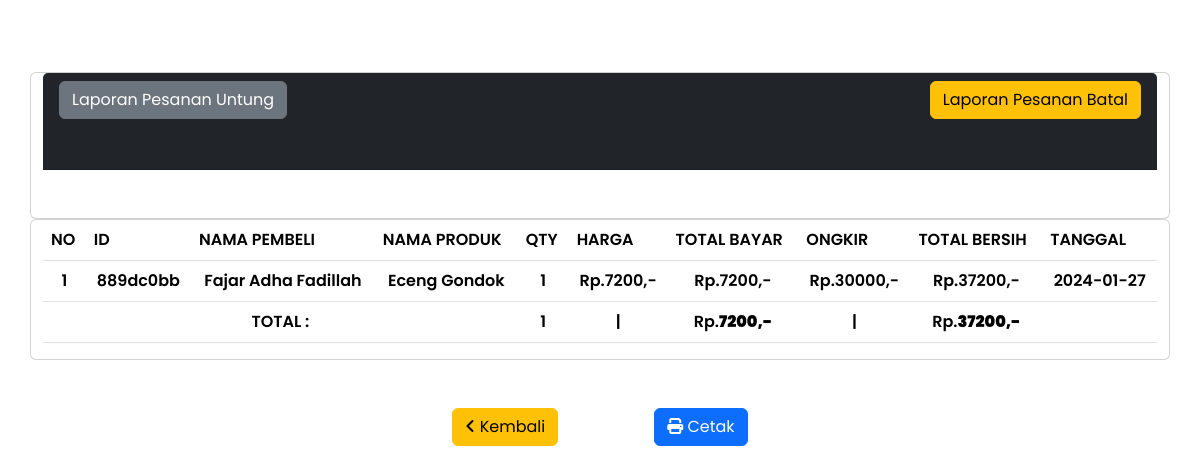
Page /report-cenceled.php (signed in) on the committed database.
### tables this page shows
CREATE TABLE `kwitansi` (
  `id_kwitansi` int(255) NOT NULL,
  `id_order` char(8) NOT NULL,
  `produkid` char(8) NOT NULL,
  `tgl_terbit` date NOT NULL DEFAULT current_timestamp(),
  `status_order` varchar(50) DEFAULT NULL,
  `id_pemilik_kwitansi` char(8) DEFAULT NULL,
  `id_toko` char(8) DEFAULT NULL,
  `qty_pembelian` int(255) DEFAULT NULL,
  `nama_penerima` varchar(255) DEFAULT NULL,
  `nama_toko` varchar(255) NOT NULL,
  `nama_barang` varchar(255) NOT NULL,
  `ongkir` decimal(10,0) NOT NULL,
  `total` decimal(10,0) NOT NULL,
  `alamat_pembeli` varchar(500) NOT NULL,
  `alamat_toko` varchar(500) NOT NULL,
  `total_bersih` decimal(10,0) NOT NULL
);

CREATE TABLE `produk` (
  `id_produk` char(8) NOT NULL,
  `nama_produk` varchar(255) NOT NULL,
  `id_pemilik` char(8) DEFAULT NULL,
  `kategori` char(50) NOT NULL,
  `deskripsi` longtext NOT NULL,
  `harga` decimal(10,0) NOT NULL,
  `gambar` varchar(255) NOT NULL,
  `rate` int(5) NOT NULL,
  `tgl_buat` timestamp NOT NULL DEFAULT current_timestamp(),
  `qty` int(11) DEFAULT NULL,
  `slug` varchar(255) DEFAULT NULL,
  `status` enum('aktif','nonaktif') DEFAULT NULL,
  `di_edit` timestamp NOT NULL DEFAULT current_timestamp()
);

### report-cenceled.php (the view, shortened to what this page needs)
<?php
include 'functions/data-connect.php';
$id_data = $_SESSION['id'];
$query = mysqli_query($connection, "SELECT * FROM kwitansi JOIN produk ON kwitansi.produkid = produk.id_produk WHERE kwitansi.id_toko = '$id_data' AND kwitansi.status_order = 'DIBATALKAN'");
$row = mysqli_num_rows($query);
$sum = mysqli_query($connection, "SELECT SUM(qty_pembelian) AS totally FROM kwitansi WHERE id_toko = '$id_data' AND status_order = 'DIBATALKAN'");
$array_qty = mysqli_fetch_assoc($sum);
$total_qty = $array_qty['totally'];
$sum2 = mysqli_query($connection, "SELECT SUM(total) AS total_data FROM kwitansi WHERE id_toko = '$id_data' AND status_order = 'DIBATALKAN'");
$array_total = mysqli_fetch_assoc($sum2);
$total_tagihan = $array_total['total_data'];
$sum3 = mysqli_query($connection, "SELECT SUM(total_bersih) AS total_final FROM kwitansi WHERE id_toko = '$id_data' AND status_order = 'DIBATALKAN'");
$array_final = mysqli_fetch_assoc($sum3);
$total_final = $array_final['total_final'];
?>
<!DOCTYPE html>
<html lang="en">
<head>
		<link
			rel="stylesheet"
			href="https://cdn.jsdelivr.net/npm/@docsearch/css@3" />
		<link
			href="assets/libs/bootstrap/css/bootstrap.min.css"
			rel="stylesheet" />
		<link rel="stylesheet" href="assets/libs/fontawesome/css/all.min.css" />
		<link rel="stylesheet" href="assets/css-native/app.css" />
</head>
<body>
    <div class="card container" >
        <div class="card-header container mb-5 bg-dark">
            <a href="report.php" class="btn btn-secondary" id="btn2"> Laporan Pesanan Untung </a>
            <span><a href="report-cenceled.php" class="float-end btn btn-warning" id="btn3" disabled="disabled"> Laporan Pesanan Batal </a></span>
            <h3 class="text-center">LAPORAN PEMBATALAN</h3>
        </div>
    </div>
    <div class="continer" id="report-data">
        <div class="container card">
            <table class="table">
                <thead class="thead-dark">
                    <tr>
                        <th scope="col">NO</th>
                        <th scope="col">ID</th>
                        <th scope="col">NAMA PEMBELI</th>
                        <th scope="col">NAMA PRODUK</th>
                        <th scope="col">QTY</th>
                        <th scope="col">HARGA</th>
                        <th scope="col">TOTAL BAYAR</th>
                        <th scope="col">ONGKIR</th>
                        <th scope="col">TOTAL BERSIH</th>
                        <th scope="col">TANGGAL</th>
                    </tr>
                </thead>
                <?php
                $num = 0;
                if($row > 0){
                    while($data = mysqli_fetch_array($query)) {
                        $num++;
                        ?>
        <tbody>
            <tr class="text-center">
                <th scope="row"><?= $num; ?></th>
                <td><?= $data['id_order']; ?></td>
                <td><?= $data['nama_penerima']; ?></td>
                <td><?= $data['nama_barang']; ?></td>
                <td><?= $data['qty_pembelian']; ?></td>
                <td>Rp.<?= $data['harga']; ?>,-</td>
                <td>Rp.<?= $data['total']; ?>,-</td>
                <td>Rp.<?= $data['ongkir']; ?>,-</td>
                <td>Rp.<?= $data['total_bersih']; ?>,-</td>
                <td><?= $data['tgl_terbit']; ?></td>
            </tr>
        </tbody>
        <?php }}else{ ?>
            <tr>
                <td class="text-center" colspan="10">Belum Ada Pesanan</td>
            </tr>
        <?php } ?>
        <tr class="text-center">
            <th colspan="4">TOTAL : </th>
            <td><?= $total_qty; ?></td>
            <td>|</td>
            <td>Rp.<strong><?= $total_tagihan; ?>,-</strong></td>
            <td>|</td>
            <td>Rp.<strong><?= $total_final; ?>,-</strong></td>
            <td></td>
        </tr>
        </table>
        </div>
    </div>
    <div class="d-flex justify-content-center">
        <a href="." class="btn btn-warning float-start m-5"><i class="fas fa-angle-left"></i> Kembali</a>
        <button id="btn" class="btn btn-primary align-self-center m-5" onclick="window.print()"><i class="fas fa-print"></i> Cetak</button>
    </div>
</body>
</html>

### assets/css-native/app.css (style rules this page uses)
body { min-height: 75rem; padding-top: 4.5rem; }
* { font-family: "Poppins", sans-serif; font-weight: 600; font-style: normal; }

### rows in the picture
kwitansi: id_order "889dc0bb", nama_penerima "Fajar Adha Fadillah", nama_barang "Eceng Gondok", qty_pembelian "1", produkid.harga "7200", total "7200", ongkir "30000", total_bersih "37200", tgl_terbit "2024-01-27"

### other values in the picture
$total_qty "1"
$total_tagihan "7200"
$total_final "37200"
